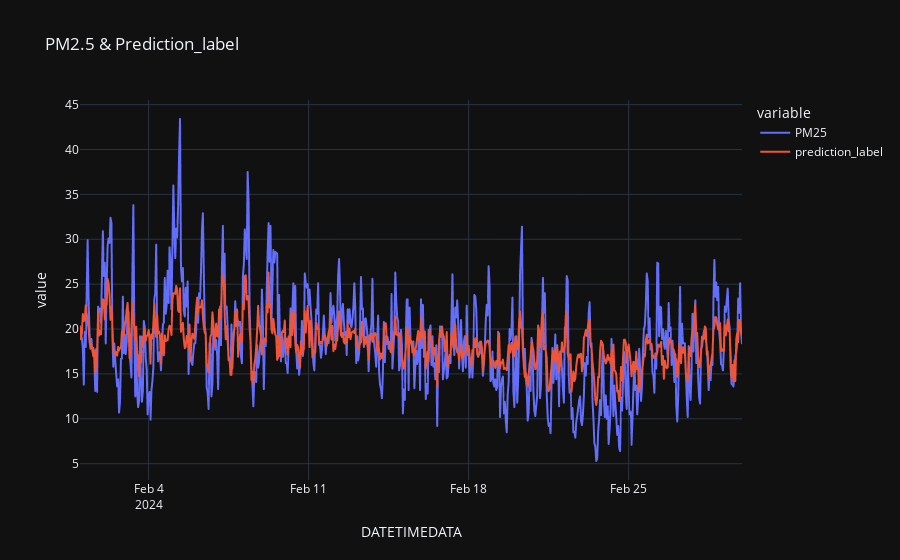

Here is the notebook cell this chart was saved with:
### Code cell
import plotly.express as px
fig = px.line(pred_final, x=pred_final.index, y=["PM25", "prediction_label"], template = 'plotly_dark', title='PM2.5 & Prediction_label')


fig.show()

### Figure 1 — Plotly figure (JSON) as saved in the notebook; plotly's stock layout.template omitted (floating-point values rounded to 4 significant figures; data arrays with more than 128 entries replaced by an {"elided": "..."} marker saying what was removed)
{"data": [{"hovertemplate": "variable=PM25<br>DATETIMEDATA=%{x}<br>value=%{y}<extra></extra>", "legendgroup": "PM25", "line": {"color": "#636efa", "dash": "solid"}, "marker": {"symbol": "circle"}, "mode": "lines", "name": "PM25", "showlegend": true, "type": "scattergl", "x": {"elided": "696 str values"}, "xaxis": "x", "y": {"elided": "696 float values"}, "yaxis": "y"}, {"hovertemplate": "variable=prediction_label<br>DATETIMEDATA=%{x}<br>value=%{y}<extra></extra>", "legendgroup": "prediction_label", "line": {"color": "#EF553B", "dash": "solid"}, "marker": {"symbol": "circle"}, "mode": "lines", "name": "prediction_label", "showlegend": true, "type": "scattergl", "x": {"elided": "696 str values"}, "xaxis": "x", "y": {"elided": "696 float values"}, "yaxis": "y"}], "layout": {"legend": {"title": {"text": "variable"}, "tracegroupgap": 0}, "title": {"text": "PM2.5 & Prediction_label"}, "xaxis": {"anchor": "y", "domain": [0, 1], "title": {"text": "DATETIMEDATA"}}, "yaxis": {"anchor": "x", "domain": [0, 1], "title": {"text": "value"}}}}
